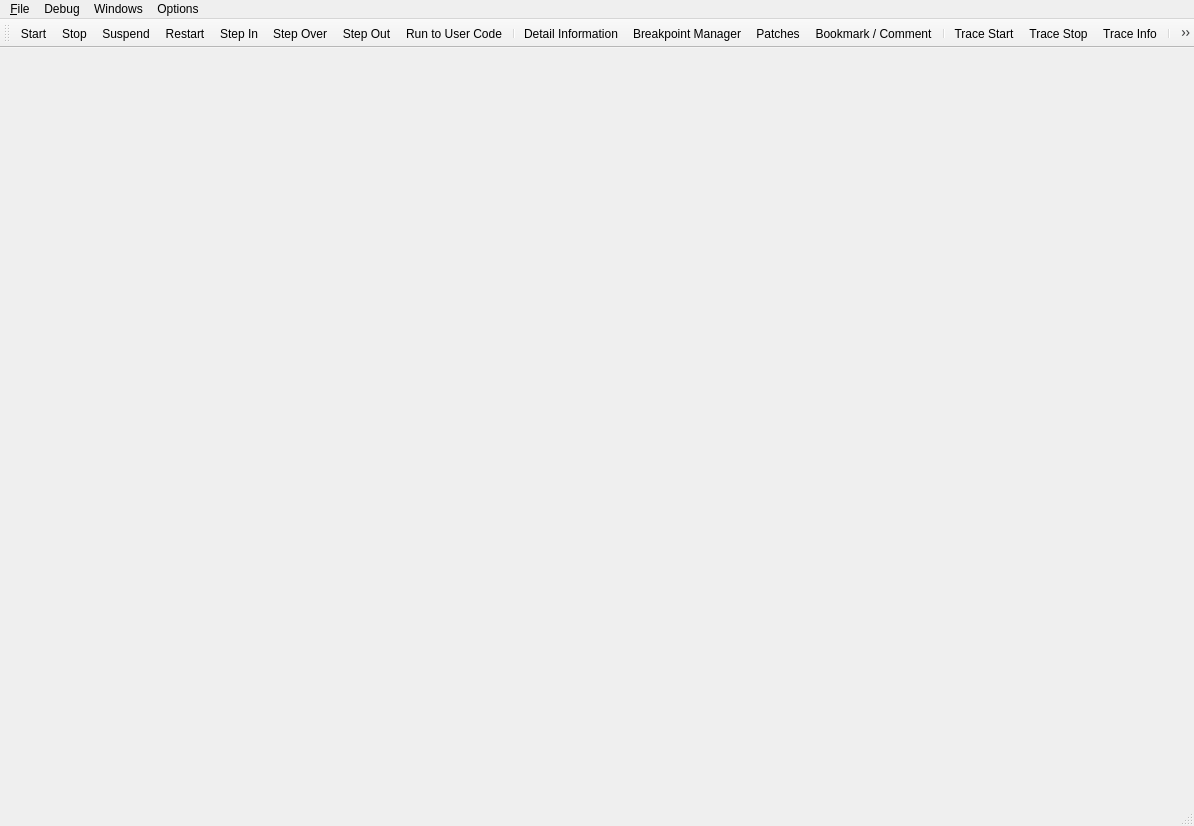
<?xml version="1.0" encoding="UTF-8"?>
<ui version="4.0">
 <class>qtDLGUintDebuggerClass</class>
 <widget class="QMainWindow" name="qtDLGUintDebuggerClass">
  <property name="windowModality">
   <enum>Qt::NonModal</enum>
  </property>
  <property name="geometry">
   <rect>
    <x>0</x>
    <y>0</y>
    <width>1194</width>
    <height>826</height>
   </rect>
  </property>
  <property name="sizePolicy">
   <sizepolicy hsizetype="Expanding" vsizetype="Expanding">
    <horstretch>0</horstretch>
    <verstretch>0</verstretch>
   </sizepolicy>
  </property>
  <property name="minimumSize">
   <size>
    <width>1194</width>
    <height>797</height>
   </size>
  </property>
  <property name="sizeIncrement">
   <size>
    <width>10</width>
    <height>10</height>
   </size>
  </property>
  <property name="windowTitle">
   <string>[uintDebugger]</string>
  </property>
  <property name="dockOptions">
   <set>QMainWindow::AllowNestedDocks|QMainWindow::AllowTabbedDocks|QMainWindow::AnimatedDocks</set>
  </property>
  <widget class="QWidget" name="midWid">
   <property name="sizePolicy">
    <sizepolicy hsizetype="Expanding" vsizetype="Expanding">
     <horstretch>0</horstretch>
     <verstretch>0</verstretch>
    </sizepolicy>
   </property>
   <layout class="QGridLayout" name="gridLayout">
    <property name="margin">
     <number>0</number>
    </property>
    <property name="spacing">
     <number>0</number>
    </property>
   </layout>
  </widget>
  <widget class="QMenuBar" name="menuBar">
   <property name="geometry">
    <rect>
     <x>0</x>
     <y>0</y>
     <width>1194</width>
     <height>21</height>
    </rect>
   </property>
   <property name="sizePolicy">
    <sizepolicy hsizetype="Expanding" vsizetype="Expanding">
     <horstretch>0</horstretch>
     <verstretch>0</verstretch>
    </sizepolicy>
   </property>
   <widget class="QMenu" name="menuFile">
    <property name="sizePolicy">
     <sizepolicy hsizetype="Expanding" vsizetype="Expanding">
      <horstretch>0</horstretch>
      <verstretch>0</verstretch>
     </sizepolicy>
    </property>
    <property name="title">
     <string>&amp;File</string>
    </property>
    <addaction name="actionFile_OpenNew"/>
    <addaction name="actionFile_AttachTo"/>
    <addaction name="actionFile_Detach"/>
    <addaction name="separator"/>
    <addaction name="actionFile_Save"/>
    <addaction name="actionFile_Load"/>
    <addaction name="separator"/>
    <addaction name="actionFile_Exit"/>
    <addaction name="separator"/>
   </widget>
   <widget class="QMenu" name="menuDebug">
    <property name="sizePolicy">
     <sizepolicy hsizetype="Expanding" vsizetype="Expanding">
      <horstretch>0</horstretch>
      <verstretch>0</verstretch>
     </sizepolicy>
    </property>
    <property name="title">
     <string>Debug</string>
    </property>
    <addaction name="actionDebug_Start"/>
    <addaction name="actionDebug_Suspend"/>
    <addaction name="actionDebug_Stop"/>
    <addaction name="actionDebug_Restart"/>
    <addaction name="separator"/>
    <addaction name="actionDebug_Step_In"/>
    <addaction name="actionDebug_Step_Over"/>
    <addaction name="actionDebug_Step_Out"/>
    <addaction name="action_Debug_Run_to_UserCode"/>
    <addaction name="separator"/>
    <addaction name="actionDebug_Trace_Start"/>
    <addaction name="actionDebug_Trace_Stop"/>
   </widget>
   <widget class="QMenu" name="menuOptions">
    <property name="sizePolicy">
     <sizepolicy hsizetype="Expanding" vsizetype="Expanding">
      <horstretch>0</horstretch>
      <verstretch>0</verstretch>
     </sizepolicy>
    </property>
    <property name="title">
     <string>Options</string>
    </property>
    <addaction name="actionOptions_Options"/>
    <addaction name="separator"/>
    <addaction name="actionOptions_About"/>
    <addaction name="separator"/>
    <addaction name="actionOptions_Update"/>
   </widget>
   <widget class="QMenu" name="menuWindows">
    <property name="sizePolicy">
     <sizepolicy hsizetype="Expanding" vsizetype="Expanding">
      <horstretch>0</horstretch>
      <verstretch>0</verstretch>
     </sizepolicy>
    </property>
    <property name="title">
     <string>Windows</string>
    </property>
    <addaction name="actionWindow_Detail_Information"/>
    <addaction name="actionWindow_Breakpoint_Manager"/>
    <addaction name="actionWindow_Show_Bookmarks"/>
    <addaction name="actionWindow_Memory_Search"/>
    <addaction name="actionWindow_AntiAntiDebug"/>
    <addaction name="separator"/>
    <addaction name="actionWindow_Show_Memory"/>
    <addaction name="actionWindow_Show_Heap"/>
    <addaction name="actionWindow_Show_Strings"/>
    <addaction name="actionWindow_Show_Debug_Output"/>
    <addaction name="actionWindow_Show_Handles"/>
    <addaction name="actionWindow_Show_Windows"/>
    <addaction name="actionWindow_Show_PEEditor"/>
    <addaction name="actionDebug_Trace_Show"/>
    <addaction name="actionWindow_Show_Functions"/>
    <addaction name="actionWindow_Show_Privileges"/>
   </widget>
   <addaction name="menuFile"/>
   <addaction name="menuDebug"/>
   <addaction name="menuWindows"/>
   <addaction name="menuOptions"/>
  </widget>
  <widget class="QToolBar" name="mainToolBar">
   <property name="sizePolicy">
    <sizepolicy hsizetype="Expanding" vsizetype="Expanding">
     <horstretch>0</horstretch>
     <verstretch>0</verstretch>
    </sizepolicy>
   </property>
   <attribute name="toolBarArea">
    <enum>TopToolBarArea</enum>
   </attribute>
   <attribute name="toolBarBreak">
    <bool>false</bool>
   </attribute>
   <addaction name="actionDebug_Start"/>
   <addaction name="actionDebug_Stop"/>
   <addaction name="actionDebug_Suspend"/>
   <addaction name="actionDebug_Restart"/>
   <addaction name="actionDebug_Step_In"/>
   <addaction name="actionDebug_Step_Over"/>
   <addaction name="actionDebug_Step_Out"/>
   <addaction name="action_Debug_Run_to_UserCode"/>
   <addaction name="separator"/>
   <addaction name="actionWindow_Detail_Information"/>
   <addaction name="actionWindow_Breakpoint_Manager"/>
   <addaction name="actionWindow_Show_Patches"/>
   <addaction name="actionWindow_Show_Bookmarks"/>
   <addaction name="separator"/>
   <addaction name="actionDebug_Trace_Start"/>
   <addaction name="actionDebug_Trace_Stop"/>
   <addaction name="actionDebug_Trace_Show"/>
   <addaction name="separator"/>
   <addaction name="actionWindow_Show_Memory"/>
   <addaction name="actionWindow_Show_Heap"/>
   <addaction name="actionWindow_Show_Strings"/>
   <addaction name="actionWindow_Show_Debug_Output"/>
   <addaction name="actionWindow_Show_Handles"/>
   <addaction name="actionWindow_Show_Windows"/>
   <addaction name="actionWindow_Show_PEEditor"/>
   <addaction name="actionWindow_Show_Functions"/>
   <addaction name="actionWindow_Show_Privileges"/>
  </widget>
  <widget class="QStatusBar" name="stateBar">
   <property name="sizePolicy">
    <sizepolicy hsizetype="Expanding" vsizetype="Expanding">
     <horstretch>0</horstretch>
     <verstretch>0</verstretch>
    </sizepolicy>
   </property>
  </widget>
  <action name="actionFile_OpenNew">
   <property name="text">
    <string>Open new File</string>
   </property>
   <property name="shortcut">
    <string>Ctrl+O</string>
   </property>
  </action>
  <action name="actionFile_AttachTo">
   <property name="text">
    <string>Attach To</string>
   </property>
   <property name="shortcut">
    <string>Ctrl+A</string>
   </property>
  </action>
  <action name="actionFile_Detach">
   <property name="text">
    <string>Detach</string>
   </property>
   <property name="shortcut">
    <string>Ctrl+D</string>
   </property>
  </action>
  <action name="actionFile_Exit">
   <property name="text">
    <string>Exit</string>
   </property>
  </action>
  <action name="actionDebug_Start">
   <property name="text">
    <string>Start</string>
   </property>
   <property name="shortcut">
    <string>F9</string>
   </property>
  </action>
  <action name="actionDebug_Stop">
   <property name="text">
    <string>Stop</string>
   </property>
   <property name="shortcut">
    <string>Ctrl+S</string>
   </property>
  </action>
  <action name="actionDebug_Suspend">
   <property name="text">
    <string>Suspend</string>
   </property>
   <property name="shortcut">
    <string>Pause</string>
   </property>
  </action>
  <action name="actionDebug_Restart">
   <property name="text">
    <string>Restart</string>
   </property>
   <property name="shortcut">
    <string>Ctrl+R</string>
   </property>
  </action>
  <action name="actionDebug_Step_In">
   <property name="text">
    <string>Step In</string>
   </property>
   <property name="shortcut">
    <string>F7</string>
   </property>
  </action>
  <action name="actionDebug_Step_Over">
   <property name="text">
    <string>Step Over</string>
   </property>
   <property name="shortcut">
    <string>F8</string>
   </property>
  </action>
  <action name="actionOptions_Options">
   <property name="text">
    <string>Options</string>
   </property>
   <property name="shortcut">
    <string>F12</string>
   </property>
  </action>
  <action name="actionOptions_About">
   <property name="text">
    <string>About</string>
   </property>
  </action>
  <action name="actionWindow_Detail_Information">
   <property name="text">
    <string>Detail Information</string>
   </property>
   <property name="shortcut">
    <string>Ctrl+I</string>
   </property>
  </action>
  <action name="actionWindow_Breakpoint_Manager">
   <property name="text">
    <string>Breakpoint Manager</string>
   </property>
   <property name="shortcut">
    <string>Ctrl+B</string>
   </property>
  </action>
  <action name="actionWindow_Show_Memory">
   <property name="text">
    <string>Memory</string>
   </property>
   <property name="shortcut">
    <string>Alt+1</string>
   </property>
  </action>
  <action name="actionWindow_Show_Heap">
   <property name="text">
    <string>Heap</string>
   </property>
   <property name="shortcut">
    <string>Alt+2</string>
   </property>
  </action>
  <action name="actionWindow_Show_Strings">
   <property name="text">
    <string>Strings</string>
   </property>
   <property name="shortcut">
    <string>Alt+3</string>
   </property>
  </action>
  <action name="actionWindow_Show_Debug_Output">
   <property name="text">
    <string>Debug Output</string>
   </property>
   <property name="shortcut">
    <string>Alt+4</string>
   </property>
  </action>
  <action name="actionWindow_Show_Handles">
   <property name="text">
    <string>Handles</string>
   </property>
   <property name="shortcut">
    <string>Alt+5</string>
   </property>
  </action>
  <action name="actionWindow_Show_Windows">
   <property name="text">
    <string>Windows</string>
   </property>
   <property name="shortcut">
    <string>Alt+6</string>
   </property>
  </action>
  <action name="actionWindow_Show_PEEditor">
   <property name="text">
    <string>PE-Editor</string>
   </property>
   <property name="shortcut">
    <string>Alt+7</string>
   </property>
  </action>
  <action name="action_Debug_Run_to_UserCode">
   <property name="text">
    <string>Run to User Code</string>
   </property>
  </action>
  <action name="actionDebug_Trace_Start">
   <property name="text">
    <string>Trace Start</string>
   </property>
  </action>
  <action name="actionDebug_Trace_Stop">
   <property name="text">
    <string>Trace Stop</string>
   </property>
  </action>
  <action name="actionDebug_Trace_Show">
   <property name="text">
    <string>Trace Info</string>
   </property>
   <property name="shortcut">
    <string>Ctrl+T</string>
   </property>
  </action>
  <action name="actionDebug_Step_Out">
   <property name="text">
    <string>Step Out</string>
   </property>
   <property name="shortcut">
    <string>F6</string>
   </property>
  </action>
  <action name="actionWindow_Show_Functions">
   <property name="text">
    <string>Functions</string>
   </property>
   <property name="shortcut">
    <string>Alt+8</string>
   </property>
  </action>
  <action name="actionWindow_Show_Patches">
   <property name="text">
    <string>Patches</string>
   </property>
   <property name="shortcut">
    <string>Ctrl+P</string>
   </property>
  </action>
  <action name="actionWindow_Show_Privileges">
   <property name="text">
    <string>Privileges</string>
   </property>
   <property name="shortcut">
    <string>Alt+9</string>
   </property>
  </action>
  <action name="actionOptions_Update">
   <property name="text">
    <string>Update</string>
   </property>
  </action>
  <action name="actionWindow_Show_Bookmarks">
   <property name="text">
    <string>Bookmark / Comment</string>
   </property>
  </action>
  <action name="actionWindow_Memory_Search">
   <property name="text">
    <string>Memory Search</string>
   </property>
   <property name="shortcut">
    <string>Ctrl+F</string>
   </property>
  </action>
  <action name="actionWindow_AntiAntiDebug">
   <property name="text">
    <string>Anti-Anti-Debug</string>
   </property>
   <property name="shortcut">
    <string>Ctrl+Alt+A</string>
   </property>
  </action>
  <action name="actionFile_Save">
   <property name="text">
    <string>Save Project</string>
   </property>
  </action>
  <action name="actionFile_Load">
   <property name="text">
    <string>Load Project</string>
   </property>
  </action>
 </widget>
 <layoutdefault spacing="6" margin="11"/>
 <resources/>
 <connections/>
</ui>
